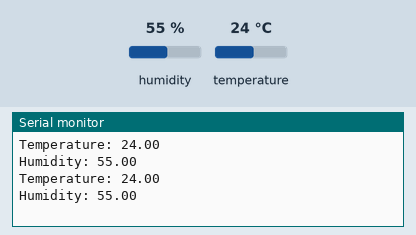
Bench run of a program on a simulated Arduino Uno, built with avr-gcc and run on an emulated ATmega328P. Parts: the last lines printed to the serial monitor. Inputs (shaded band) come from the test bench; at power-on: humidity 55 %, temperature 24 °C.

Above: at 2.8 s.
2.9 s: humidity set to 22 %
At 3.6 s:
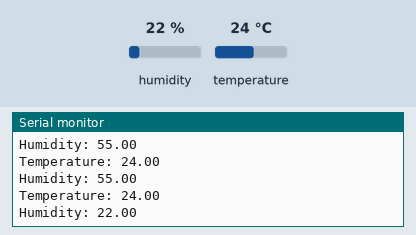
4.4 s: temperature set to 12 °C
At 5.7 s:
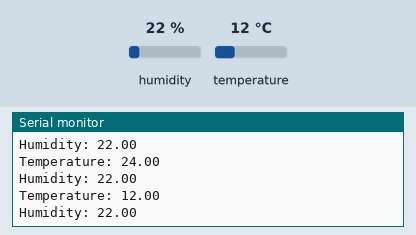
5.9 s: humidity set to 40 %
At 6.8 s:
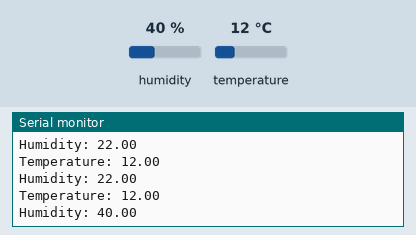
Timing chart, 0 to 8.9 s (numbered marks = the images above; inputs shaded):
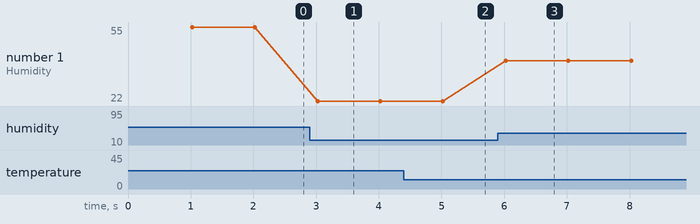

The program:

main.cpp
```cpp
//dette inkluderer nødvendig library for å kunne bruke timer og dht sensor for temp og humidity
#include <Arduino.h>
#include <timer.h>
#include <Adafruit_Sensor.h>
#include <DHT.h>
#include <DHT_U.h>

#define DHTPIN 11     //Lager en konstant med navn DHTPIN med verdi 11
#define DHTTYPE DHT11 //Lager en konstant med navn DHTTYPE med verdi DHT11

DHT_Unified dht(DHTPIN, DHTTYPE);  //bruker konstantane til å sette verdier for dht som brukast til DHT library


//bruker float pga sensor gir presise målinger, også lurt forhold til kva data type library bruker
float TempValue = 0.0;  //Lager en variabel for Tempverdi
float HumidValue = 0.0; //Lager en variabel for Humidityverdi

//Lager til ein ny timer
Timer t;

//Funksjon for å lese av temperatur verdi og skrive det til seriel
void TempRead() {
  sensors_event_t event; //lager en event variabel som kan inneholde fleire verdier. Denne henta informasjon fra DHT library om humidity og temperature

  dht.temperature().getEvent(&event); //dht.temperature spesifiserer at temperatur fra dht skal hentast. getEvent henter verdiane fra eventen fra tidligare.
  if (!isnan(event.temperature)) {
    TempValue = event.temperature; //Setter verdien til TempValue lik event.temperature
    Serial.print("Temperature: "); //Seriel printer teksten "Temperature:"
    Serial.println(TempValue); //Seriel printer verdien til TempValue
  } else {
    Serial.println("Error reading temperature!"); //Seriel printer "Error reading temperature!" dersom temp verdi er ugyldig
  }

  dht.humidity().getEvent(&event); //dht.humidity spesifiserer at humidity fra dht skal hentast. getEvent henter verdiane fra eventen fra tidligare.
  if (!isnan(event.relative_humidity)) {
    HumidValue = event.relative_humidity; //Setter verdien til HumidValue lik event.relative_humidity
    Serial.print("Humidity: "); //Seriel printer teksten "Humidity"
    Serial.println(HumidValue); //Seriel printer verdien til HumidValue
  } else {
    Serial.println("Error reading humidity!"); //Seriel printer "Error reading humidity!" dersom humidity verdi er ugyldig
  }
}


void setup() {
  Serial.begin(9600); //Starter seriel kommunikasjon

  dht.begin(); //dht.begin initialiserer kommunikasjon nødvendig for sensor library
  sensor_t sensor;
  dht.temperature().getSensor(&sensor);
  dht.humidity().getSensor(&sensor);

  //setter opp timer intervall, kalle funksjon, og starter timer
  t.setInterval(1000);
  t.setCallback(TempRead);
  t.start();

}


void loop() {
  t.update();  //updaterer tida til timeren konstant
}
```

Measured:
- after the input at 2.9 s, the serial monitor: prints a new line after 0.12 s (image 1)
- after the input at 4.4 s, the serial monitor: prints a new line after 0.60 s (image 2)
- after the input at 5.9 s, the serial monitor: prints a new line after 0.12 s (image 3)
- plotted number 1: 55 → 22 after the input at 2.9 s, 22 → 40 after the input at 5.9 s
